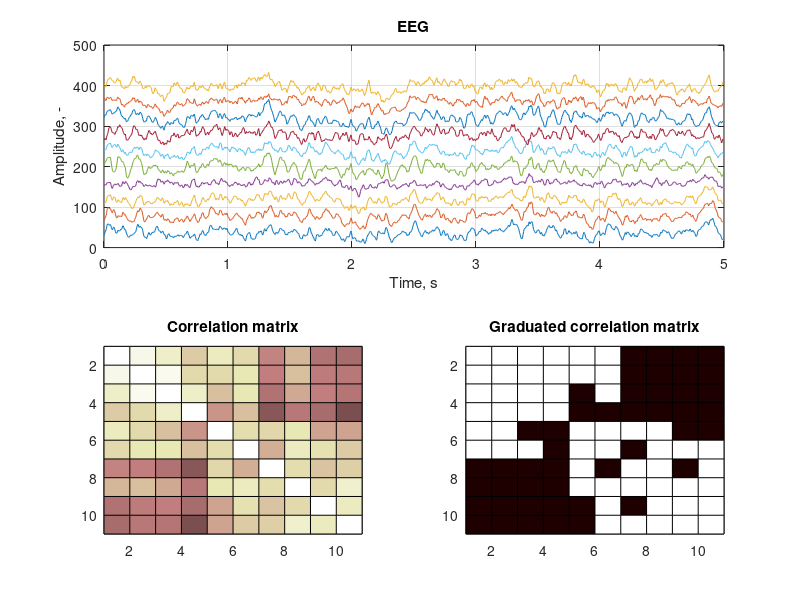

The MATLAB script that drew this image:
clc
close all
clear all

%% Loading EEG signals

eegOpen = load('samples/EEGOpen.txt'); % 10-channel EEG recording

fs = 250; % Sampling frequency equals 250 Hz
dt = 1/fs;
n = length(eegOpen);
m = length(eegOpen(1,:));
tMax = n*dt;
t = 0:dt:tMax-dt; % Array of timeline

% Getting EEG correlation matrix
corr = corrcoef(eegOpen);
eegCorr = zeros(m+1,m+1);
eegCorr(1:m,1:m) = corr;

% Graduating correlation matrix 
threshold = 0.6; 
for i = 1:m
    for j = 1:m
        if corr(i,j) > threshold
            corrGrad(i,j) = 1;
        else
            corrGrad(i,j) = 0;
        end
    end
end
eegCorrGrad = zeros(m+1,m+1);
eegCorrGrad(1:m,1:m) = corrGrad;

% Building graph
dy = 40; % Indent to display all channels on one graph
figure(1)
subplot(2,2,1:2)
for i=1:m
    plot(t,eegOpen(:,i)+dy*i)
    hold on
end
title('EEG')
xlabel('Time, s');
ylabel('Amplitude, -');
grid on

subplot(2,2,3)
pcolor(eegCorr)
colormap(pink)
title('Correlation matrix')
axis ij

subplot(2,2,4)
pcolor(eegCorrGrad)
colormap(pink)
title('Graduated correlation matrix')
axis ij